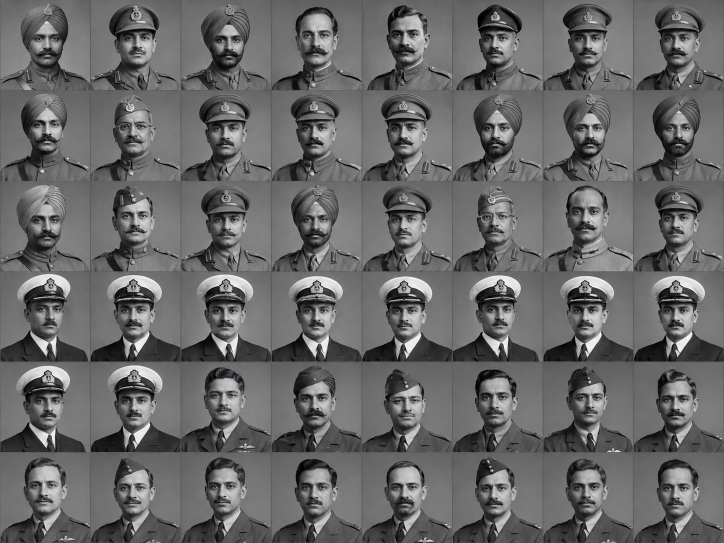
#> input picture assets/cleanup1/reserve-officers-atlas.png, 1448 x 1086 px (shown at 1/2 size)
$ python aubm_reserve_portraits.py
#> lines starting #> are read from the running program, lines starting #| are printed output that depends on the picture
### tools/aubm_continue1_portraits.py
"""Mechanical atlas packing and reserve-only portrait references, no generation."""
from pathlib import Path
from PIL import Image,ImageOps
from dh_save_spans import Node,parse,walk,replace

ROOT=Path(__file__).resolve().parents[1]
ATLAS=ROOT/'assets/continue1/reserve-officers-atlas.png'
OLD={0:list(range(1,25)),1:list(range(25,35)),2:list(range(35,49))}
NEW={0:list(range(9,13)),1:list(range(1,9)),2:list(range(13,17))}
# [34 lines left out: functions picture, roster, migrate, not called in this run]

def pack(dest):
    im=Image.open(ATLAS).convert('RGB');w,h=im.size;dest.mkdir(parents=True,exist_ok=True)
    preview=Image.new('RGB',(4*108,4*150))
    for i in range(16):
        x,y=i%4,i//4
        tile=im.crop((round(x*w/4),round(y*h/4),round((x+1)*w/4),round((y+1)*h/4)))
        tile=ImageOps.fit(tile,(36,50),Image.Resampling.LANCZOS,centering=(.5,.3))
        tile.save(dest/f'aubm_c1_reserve_{i+1:02d}.bmp')
        preview.paste(tile.resize((108,150),Image.Resampling.NEAREST),(108*x,150*y))
    return preview

### tools/aubm_reserve_portraits.py
"""Package the generated fictional-officer atlas into DH's 36x50 BMP format.

Only reserve IDs receive these portraits. Historical officers are not relabelled
with fictional faces. This is asset slicing, not generative photo editing.
"""
from pathlib import Path
from collections import Counter
import argparse
import hashlib
import json
from PIL import Image, ImageOps
from dh_save_spans import parse, Node, walk, replace

ROOT=Path(__file__).resolve().parents[1]
ATLAS=ROOT/'assets/cleanup1/reserve-officers-atlas.png'
BRANCH_CELLS={0:list(range(24)),1:list(range(24,34)),2:list(range(34,48))}


def roster(raw):
    # CONTINUE1 retains its expanded reserve pool in subsequent cleanup builds.
    from aubm_continue1_portraits import ATLAS as C1_ATLAS, roster as c1_roster
    if C1_ATLAS.exists():
        return c1_roster(raw)
    counts=Counter();mapping={};lines=[]
    for line in raw.splitlines(keepends=True):
        row=line.rstrip(b'\r\n').split(b';')
        if len(row)==19 and row[1].isdigit() and 252000<=int(row[1])<=252374:
            branch=int(row[13]);cells=BRANCH_CELLS[branch]
            cell=cells[counts[branch]%len(cells)];counts[branch]+=1
            picture=f'aubm_reserve_{cell+1:02d}'
            mapping[int(row[1])]=picture
            row[14]=picture.encode('ascii')
            newline=b'\r\n' if line.endswith(b'\r\n') else b'\n'
            line=b';'.join(row)+newline
        lines.append(line)
    if len(mapping)!=375:raise ValueError('Expected the 375-officer reserve; preserve unexpected roster')
    return b''.join(lines),mapping


def migrate_pictures(raw,mapping):
    """Change existing Indian reserve picture fields only, byte-for-byte elsewhere."""
    root=parse(raw);edits=[]
    india=next(c for c in root.all('country') if c.get('tag')=='IND')
    for n in walk(india):
        ident=n.get('id')
        if not isinstance(ident,Node) or ident.get('type')!='6':continue
        eid=int(ident.get('id','-1'))
        if eid not in mapping or not n.get('picture'):continue
        f=n.field('picture')
        edits.append((f.value_start,f.end,('"'+mapping[eid]+'"').encode('ascii')))
    return replace(raw,edits),len(edits)


def build(output):
    im=Image.open(ATLAS).convert('RGB');w,h=im.size
#> in build, im is the input picture: PIL image 1448x1086 RGB; mean R, G, B 104.1, 104.1, 104.1
#> after `w, h = im.size`: w = 1448; h = 1086
    dest=output/'mod/gfx/interface/pics';dest.mkdir(parents=True,exist_ok=True)
    preview=Image.new('RGB',(8*108,6*150),(0,0,0))
#> preview: PIL image 864x900 RGB; every value is 0
    for n in range(48):
        col,row=n%8,n//8
        tile=im.crop((round(col*w/8),round(row*h/6),round((col+1)*w/8),round((row+1)*h/6)))
        # Preserve the cap, face and uniform; trim a little horizontally to fill
        # the portrait aspect ratio, then resize with no pixel-art substitution.
        tile=ImageOps.fit(tile,(36,50),Image.Resampling.LANCZOS,centering=(.5,.3))
        tile.save(dest/f'aubm_reserve_{n+1:02d}.bmp')
        preview.paste(tile.resize((108,150),Image.Resampling.NEAREST),(col*108,row*150))
#> this loop made 48 passes
#> pass 1, in build, `tile=im.crop((round(col*w/8),round(row*h/6),round((col+1)*w/8),round((..`:
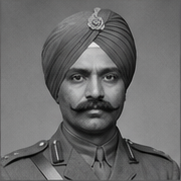
#> tile: PIL image 181x181 RGB; mean R, G, B 106.8, 106.7, 106.8
#> after the loop:
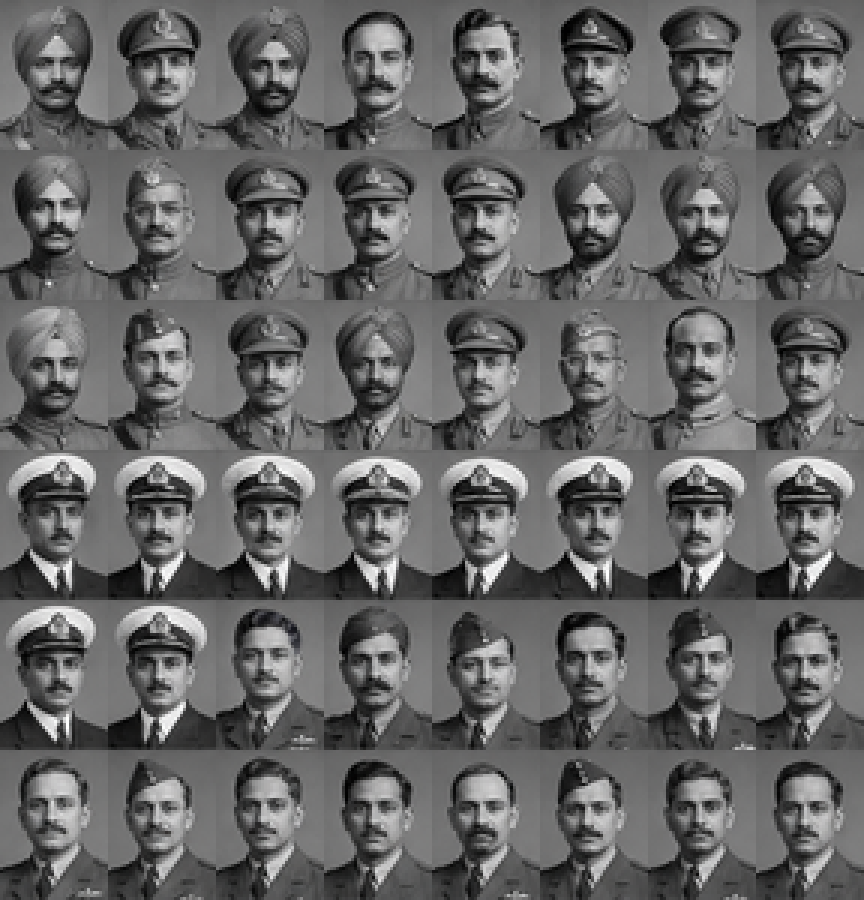
#> preview: PIL image 864x900 RGB; mean R, G, B 102.5, 102.5, 102.5
#> after the loop:
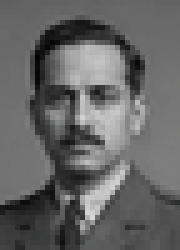
#> tile: PIL image 36x50 RGB (shown 5 times larger); mean R, G, B 101.1, 101, 101
    preview.save(output/'reserve-portraits-preview.png')
    from aubm_continue1_portraits import ATLAS as C1_ATLAS, pack as c1_pack
    if C1_ATLAS.exists():
        c1_pack(dest).save(output/'continue1-portraits-preview.png')
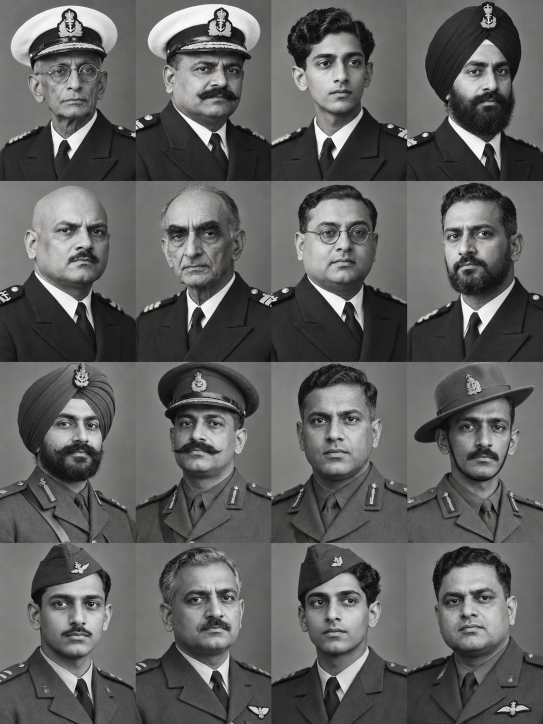
#> input picture assets/continue1/reserve-officers-atlas.png, 1086 x 1448 px (shown at 1/2 size)
#> in pack, im is the input picture: PIL image 1086x1448 RGB; mean R, G, B 96.3, 95.8, 94.8
#> in pack, `preview=Image.new('RGB',(4*108,4*150))`: preview: PIL image 432x600 RGB; every value is 0
#> the loop in pack, `for i in range(16):` made 16 passes
#> pass 1, in pack, `tile=im.crop((round(x*w/4),round(y*h/4),round((x+1)*w/4),round((y+1)*h..`:
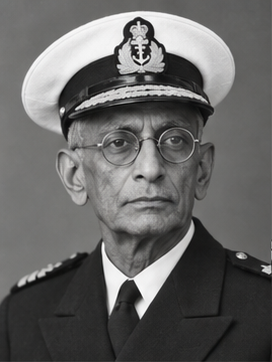
#> tile: PIL image 272x362 RGB; mean R, G, B 102, 101.5, 100.6
#> after the loop in pack, `for i in range(16):`:
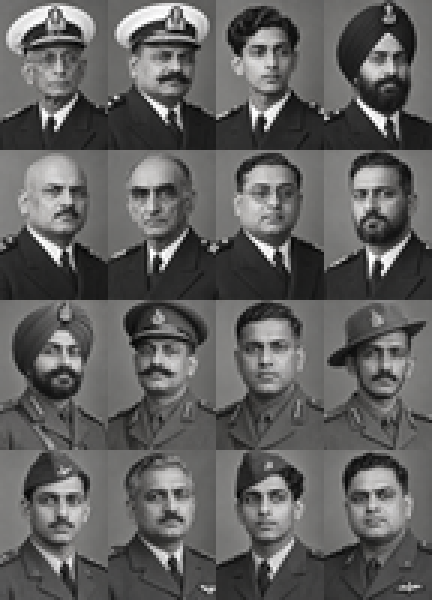
#> preview: PIL image 432x600 RGB; mean R, G, B 96.2, 95.7, 94.7
#> after the loop in pack, `for i in range(16):`:
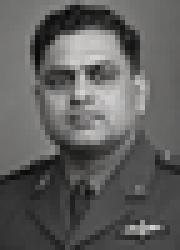
#> tile: PIL image 36x50 RGB (shown 5 times larger); mean R, G, B 95.7, 95.2, 94.4
#> (the run stopped early here; a loop or call above may not have finished)
